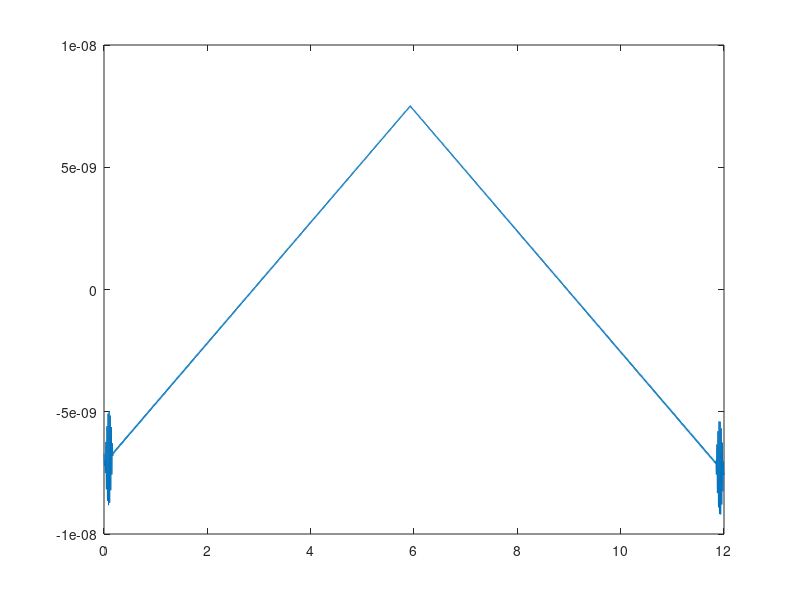
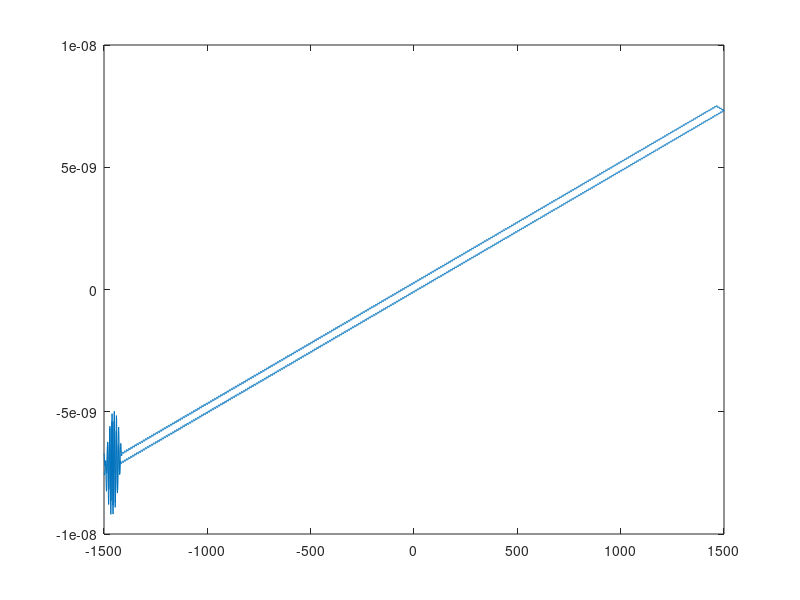

Reproduce these figures in MATLAB, in order.
close all; clc;

fm = 50; dt = 0.002; fs = 1/dt; A = 10^-9; t=0:dt:12;r = 200*10^9;
vf = -1500:1:1500; vb = 1500:-1:-1499; v = [vf,vb];
N = length(t);
w = linspace(-fs/2,fs/2,N);

i_f = v./r;
nois = A*sin(2*pi*fm.*t);

d = i_f + nois;

[f1num,f1denum] = butter( 4, [40/(fs/2),60/(fs/2)], 'bandpass' );
%[f1num,f1denum] = cheby1( 1, 0.01, [0.196,0.204] );
fgain = 0.910836493150565;
f1num = f1num*fgain;
f1denum = f1denum*fgain;
h = freqz(f1num, f1denum);

stepsize = (4*10^4*dt);
N = stepsize;
frequencies = (0:N-1) * (fs / N);
j = 1;
tempt = 0:dt:0.160;
filtered_out = [];

for i = 1:stepsize:(length(t)-1)
 
        temp = d(i:i+stepsize);
        tempf = filter(f1num, f1denum, d(i:i+stepsize));
        %p = rad2deg(atan2(imag(tempf((i+79)/80),real(tempf((i+79)/80)))));  %rad2deg(atan2(imag(tempf((i+69)/70),real(tempf((i+69)/70)))))
        %signal_values = d(i);
        fft_result = fft(tempf,N);
        [~, max_index] = max(abs(fft_result));
        tempF = frequencies(max_index);
        tempA = tempf(74);

        temp_noise = tempA*sin(2*pi*tempF*tempt);
        filtered_out = [filtered_out, d(i:i+stepsize) - temp_noise];
        j = j+1;
 
end

figure(1)
plot(t,filtered_out(75:6075));

figure(2)
plot(v,filtered_out(75:6075));



